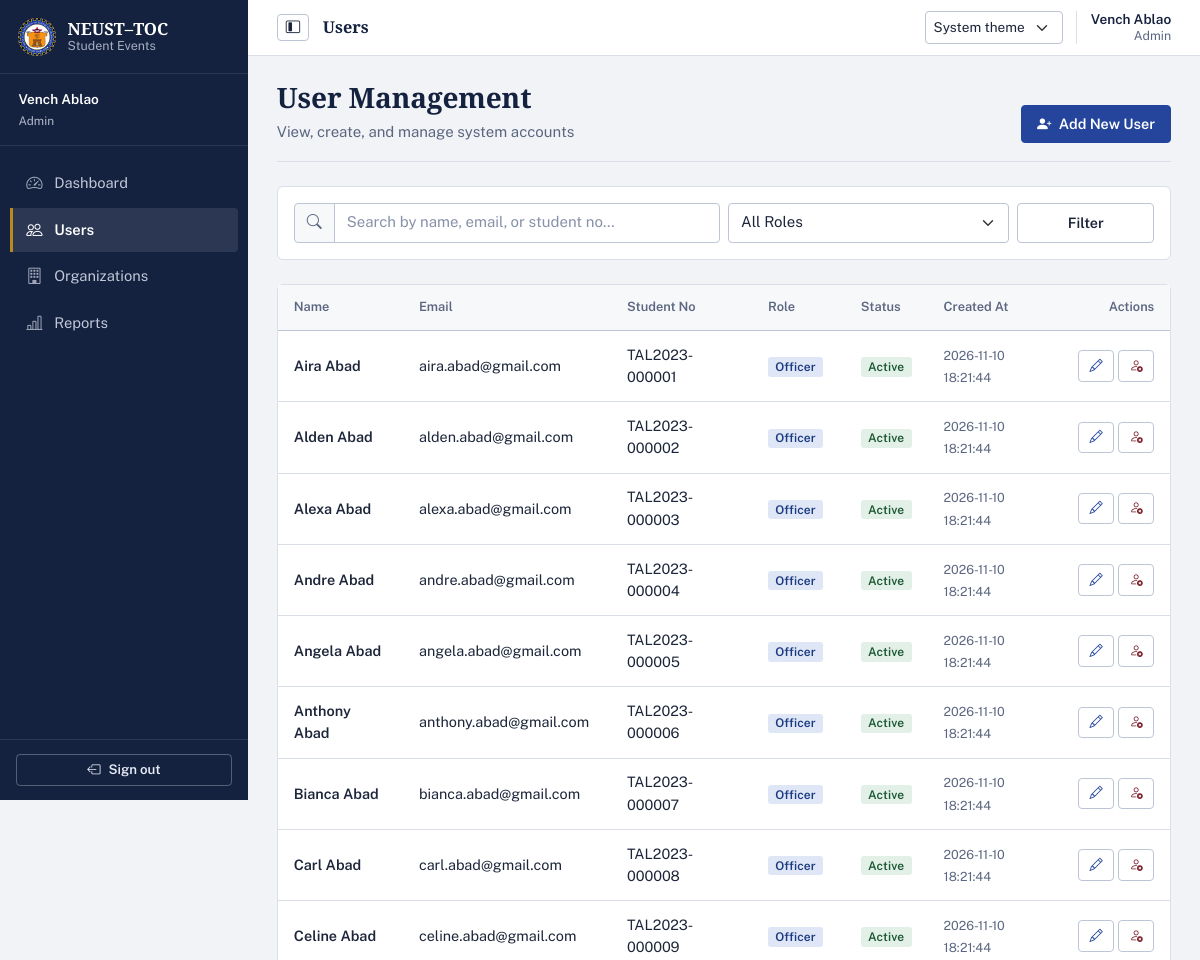
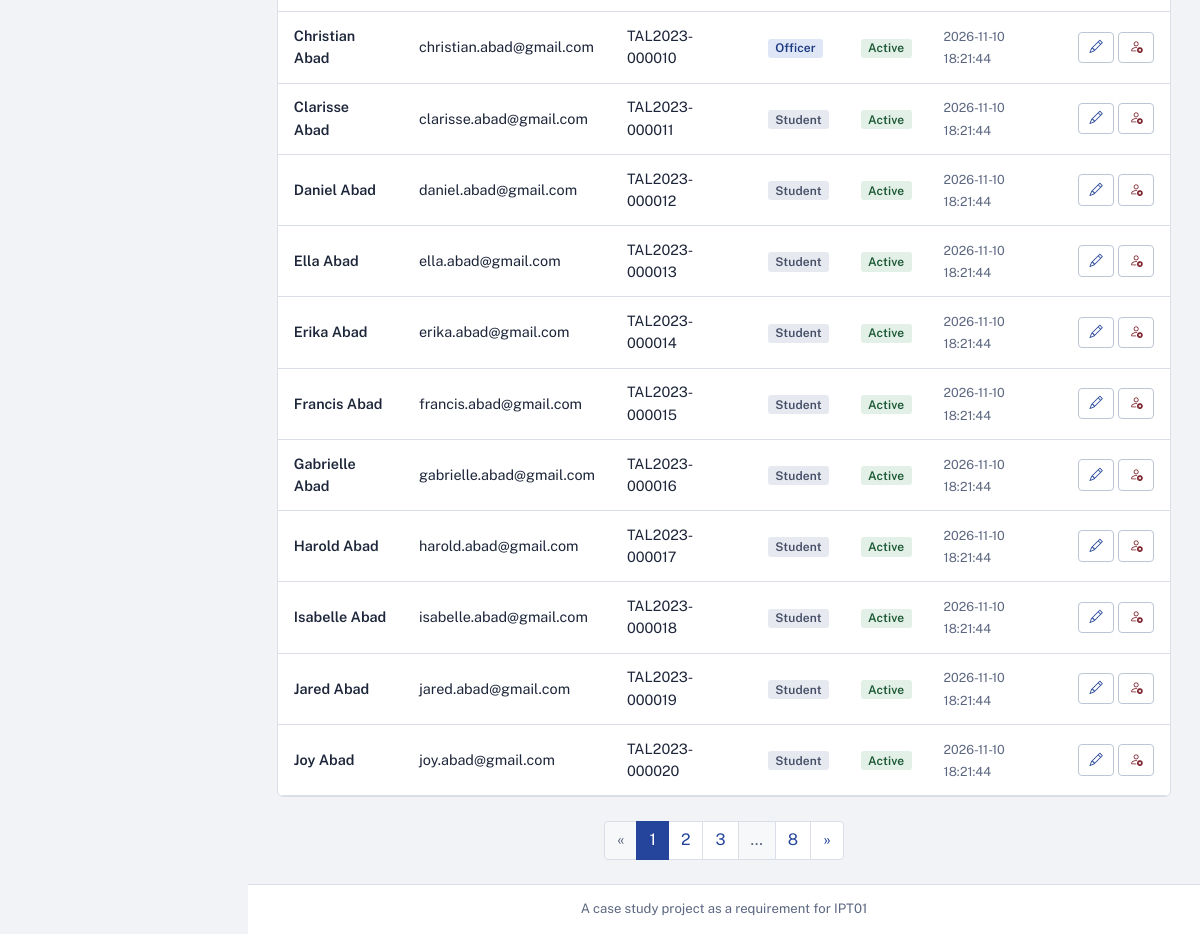
Page /admin/users (signed in) on the committed database (2 pictures, top to bottom).
### tables this page shows
CREATE TABLE users (
    user_id INTEGER PRIMARY KEY AUTOINCREMENT,
    student_no TEXT UNIQUE,
    full_name TEXT NOT NULL,
    email TEXT NOT NULL UNIQUE,
    password_hash TEXT NOT NULL,
    role TEXT NOT NULL CHECK(role IN ('admin', 'officer', 'student')),
    is_active INTEGER NOT NULL DEFAULT 1 CHECK(is_active IN (0, 1)),
    created_at TEXT NOT NULL DEFAULT (strftime('%Y-%m-%d %H:%M:%S', 'now', 'localtime'))
);

### admin_routes.py (the view)
@admin_bp.route('/users')
@admin_required
def users():
    db = get_db()
    search = request.args.get('search', '').strip()
    role_filter = request.args.get('role', '').strip()
    page = request.args.get('page', 1, type=int)
    per_page = 20
    users_list, total = auth_service.get_all_users(
        db,
        search=search or None,
        role=role_filter or None,
        page=page,
        per_page=per_page
    )
    total_pages = (total + per_page - 1) // per_page if total > 0 else 1
    return render_template(
        'admin/users.html',
        users=users_list,
        search=search,
        role_filter=role_filter,
        page=page,
        total_pages=total_pages,
        total=total
    )

### admin_routes.py (called while the page is built)
def admin_required(f):
    @wraps(f)
    def decorated_function(*args, **kwargs):
        if 'user_id' not in session:
            flash('Please log in to access this page.', 'warning')
            return redirect(url_for('auth.login'))
        if session.get('role') != 'admin':
            abort(403)
        db = get_db()
        user = auth_service.get_user_by_id(db, session['user_id'])
        if not user or not user['is_active']:
            session.clear()
            flash('Your account has been deactivated.', 'danger')
            return redirect(url_for('auth.login'))
        return f(*args, **kwargs)
    return decorated_function

### db.py (called while the page is built)
def get_db():
    if 'db' not in g:
        db_path = current_app.config.get('DATABASE', Config.DATABASE)
        g.db = sqlite3.connect(db_path)
        g.db.row_factory = sqlite3.Row
        g.db.execute('PRAGMA foreign_keys = ON')
    return g.db

### services/auth_service.py (called while the page is built)
def get_user_by_id(db, user_id):
    return db.execute('SELECT * FROM users WHERE user_id = ?', (user_id,)).fetchone()

### templates/admin/users.html (shortened to what this page needs)
{% extends "base.html" %}
{% block content %}
<div class="page-heading">
    <div>
        <h2 class="h3 mb-0">User Management</h2>
        <p class="text-muted mb-0">View, create, and manage system accounts</p>
    </div>
    <a href="{{ url_for('admin.user_new') }}" class="btn btn-primary">
        <i class="bi bi-person-plus-fill me-1"></i> Add New User
    </a>
</div>
<div class="card shadow-sm mb-4">
    <div class="card-body">
        <form method="GET" action="{{ url_for('admin.users') }}" class="row g-2">
            <div class="col-md-6">
                <div class="input-group">
                    <span class="input-group-text bg-white"><i class="bi bi-search"></i></span>
                    <input id="user-search" type="search" name="search" class="form-control" placeholder="Search by name, email, or student no..." value="{{ search }}">
                </div>
            </div>
            <div class="col-md-4">
                <select id="role-filter" name="role" class="form-select">
                    <option value="">All Roles</option>
                </select>
            </div>
            <div class="col-md-2 d-flex gap-2">
                <button type="submit" class="btn btn-secondary w-100">Filter</button>
            </div>
        </form>
    </div>
</div>
<div class="card shadow-sm">
    <div class="card-body p-0">
        {% if users %}
        <div class="table-responsive">
            <table class="table table-hover align-middle mb-0">
                <thead class="table-light">
                    <tr>
                        <th>Name</th>
                        <th>Email</th>
                        <th>Student No</th>
                        <th>Role</th>
                        <th>Status</th>
                        <th>Created At</th>
                        <th class="text-end">Actions</th>
                    </tr>
                </thead>
                <tbody>
                    {% for u in users %}
                    <tr>
                        <td class="fw-semibold">{{ u.full_name }}</td>
                        <td>{{ u.email }}</td>
                        <td>{{ u.student_no or '-' }}</td>
                        <td>
                            {% if u.role == 'admin' %}
                            <span class="badge bg-danger">Administrator</span>
                            {% elif u.role == 'officer' %}
                            <span class="badge bg-info text-dark">Officer</span>
                            {% else %}
                            <span class="badge bg-secondary">Student</span>
                            {% endif %}
                        </td>
                        <td>
                            {% if u.is_active %}
                            <span class="badge bg-success">Active</span>
                            {% else %}
                            <span class="badge bg-dark">Deactivated</span>
                            {% endif %}
                        </td>
                        <td><small class="text-muted">{{ u.created_at }}</small></td>
                        <td class="text-end">
                            <div class="d-inline-flex gap-1">
                                <a href="{{ url_for('admin.user_edit', user_id=u.user_id) }}" class="btn btn-sm btn-outline-primary" title="Edit User">
                                    <i class="bi bi-pencil"></i>
                                </a>
                                {% if u.user_id != session.user_id %}
                                    {% if u.is_active %}
                                    <form method="POST" action="{{ url_for('admin.user_deactivate', user_id=u.user_id) }}" class="d-inline">
                                        <button type="submit" class="btn btn-sm btn-outline-danger" title="Deactivate" data-confirm="Are you sure you want to deactivate {{ u.full_name }}?">
                                            <i class="bi bi-person-x"></i>
                                        </button>
                                    </form>
                                    {% endif %}
                                {% endif %}
                            </div>
                        </td>
                    </tr>
                    {% endfor %}
                </tbody>
            </table>
        </div>
        {% else %}
        <div class="text-center py-5 text-muted">
            <i class="bi bi-people fs-1 d-block mb-2"></i>
            No users match the search criteria.
        </div>
        {% endif %}
    </div>
</div>
{% include 'components/pagination.html' %}
{% endblock %}

### templates/base.html (shortened to what this page needs)
<!DOCTYPE html>
<html lang="en" data-bs-theme="light" data-theme-preference="system">
<head>
    <link href="https://cdn.jsdelivr.net/npm/bootstrap@5.3.2/dist/css/bootstrap.min.css" rel="stylesheet"
>
    <link rel="stylesheet" href="https://cdn.jsdelivr.net/npm/bootstrap-icons@1.11.3/font/bootstrap-icons.min.css">
    <link rel="stylesheet" href="{{ url_for('static', filename='css/style.css') }}">
</head>
<body>
    {% if current_user %}
    <aside class="sidebar" id="sidebar">
        <div class="sidebar-header">
            <a class="sidebar-brand" href="{{ url_for('index') }}" aria-label="NEUST–TOC Student Events home">
                <img src="{{ url_for('static', filename='images/logo.jpg') }}" alt="" class="sidebar-logo">
                <span class="sidebar-brand-copy">
                    <strong>NEUST–TOC</strong>
                    <small>Student Events</small>
                </span>
            </a>
        </div>
        <div class="sidebar-user">
            <div class="sidebar-user-copy">
                <div class="fw-semibold text-truncate">{{ current_user.full_name }}</div>
                <small class="text-capitalize opacity-75">{{ current_user.role }}</small>
            </div>
        </div>
        <nav class="sidebar-nav" aria-label="Main navigation">
            <ul class="nav flex-column">
                {% if session.role == 'admin' %}
                <li class="nav-item">
                    <a class="nav-link {% if request.endpoint == 'admin.dashboard' %}active{% endif %}"
                       aria-label="Dashboard"
                       href="{{ url_for('admin.dashboard') }}">
                        <i class="bi bi-speedometer2 me-2" aria-hidden="true"></i><span class="nav-label">Dashboard</span>
                    </a>
                </li>
                <li class="nav-item">
                    <a class="nav-link {% if request.endpoint and request.endpoint.startswith('admin.user') %}active{% endif %}"
                       {% if request.endpoint and request.endpoint.startswith('admin.user') %}aria-current="page"{% endif %}
                       aria-label="Users"
                       href="{{ url_for('admin.users') }}">
                        <i class="bi bi-people me-2" aria-hidden="true"></i><span class="nav-label">Users</span>
                    </a>
                </li>
                <li class="nav-item">
                    <a class="nav-link {% if request.endpoint and request.endpoint.startswith('admin.organization') %}active{% endif %}"
                       aria-label="Organizations"
                       href="{{ url_for('admin.organizations') }}">
                        <i class="bi bi-building me-2" aria-hidden="true"></i><span class="nav-label">Organizations</span>
                    </a>
                </li>
                <li class="nav-item">
                    <a class="nav-link {% if request.endpoint == 'admin.reports' %}active{% endif %}"
                       aria-label="Reports"
                       href="{{ url_for('admin.reports') }}">
                        <i class="bi bi-bar-chart-line me-2" aria-hidden="true"></i><span class="nav-label">Reports</span>
                    </a>
                </li>
                {% endif %}
            </ul>
        </nav>
        <div class="sidebar-footer">
            <form method="POST" action="{{ url_for('auth.logout') }}">
                <button type="submit" class="btn btn-outline-light btn-sm w-100" aria-label="Sign out">
                <i class="bi bi-box-arrow-left me-2" aria-hidden="true"></i><span class="nav-label">Sign out</span>
                </button>
            </form>
        </div>
    </aside>
    {% endif %}
    <main class="{{ 'main-content' if current_user else 'guest-content' }}">
        {% if current_user %}
        <header class="app-topbar">
            <div class="topbar-leading">
                <button class="btn btn-outline-secondary sidebar-toggle" type="button" id="sidebarToggle"
                        aria-label="Collapse navigation" aria-controls="sidebar" aria-expanded="true">
                    <i class="bi bi-layout-sidebar-inset" aria-hidden="true"></i>
                </button>
                <div class="topbar-breadcrumb">
                    <span class="topbar-current">
                        {{ request.endpoint.rsplit('.', 1)[-1]|replace('_', ' ')|title if request.endpoint else 'Home' }}
                    </span>
                </div>
            </div>
            <div class="topbar-actions">
                <select class="form-select form-select-sm theme-picker" id="themePicker" data-theme-picker>
                    <option value="system">System theme</option>
                </select>
                <span class="topbar-account d-none d-sm-flex">
                    <span class="topbar-account-name">{{ current_user.full_name }}</span>
                    <span class="topbar-account-role text-capitalize">{{ current_user.role }}</span>
                </span>
            </div>
        </header>
        {% endif %}
        <div class="{{ 'container-fluid py-4' if current_user else 'container' }}">
            {% block content %}{% endblock %}
        </div>
        {% if current_user %}
        <footer class="app-footer">
            <div class="container-fluid">
                <p class="mb-0 text-center text-muted small">
                    A case study project as a requirement for IPT01
                </p>
            </div>
        </footer>
        {% endif %}
    </main>
</body>
</html>

### rows in the picture
users: full_name "Vench Ablao", role "Admin"
users: full_name "Aira Abad", email "aira.abad@gmail.com", student_no "TAL2023-000001", role "Officer", is_active "Active", created_at "2026-11-10 18:21:44"
users: full_name "Alden Abad", email "alden.abad@gmail.com", student_no "TAL2023-000002", role "Officer", is_active "Active", created_at "2026-11-10 18:21:44"
users: full_name "Alexa Abad", email "alexa.abad@gmail.com", student_no "TAL2023-000003", role "Officer", is_active "Active", created_at "2026-11-10 18:21:44"
users: full_name "Andre Abad", email "andre.abad@gmail.com", student_no "TAL2023-000004", role "Officer", is_active "Active", created_at "2026-11-10 18:21:44"
users: full_name "Angela Abad", email "angela.abad@gmail.com", student_no "TAL2023-000005", role "Officer", is_active "Active", created_at "2026-11-10 18:21:44"
users: full_name "Anthony Abad", email "anthony.abad@gmail.com", student_no "TAL2023-000006", role "Officer", is_active "Active", created_at "2026-11-10 18:21:44"
users: full_name "Bianca Abad", email "bianca.abad@gmail.com", student_no "TAL2023-000007", role "Officer", is_active "Active", created_at "2026-11-10 18:21:44"
users: full_name "Carl Abad", email "carl.abad@gmail.com", student_no "TAL2023-000008", role "Officer", is_active "Active", created_at "2026-11-10 18:21:44"
users: full_name "Celine Abad", email "celine.abad@gmail.com", student_no "TAL2023-000009", role "Officer", is_active "Active", created_at "2026-11-10 18:21:44"
users: full_name "Christian Abad", email "christian.abad@gmail.com", student_no "TAL2023-000010", role "Officer", is_active "Active", created_at "2026-11-10 18:21:44"
users: full_name "Clarisse Abad", email "clarisse.abad@gmail.com", student_no "TAL2023-000011", role "Student", is_active "Active", created_at "2026-11-10 18:21:44"
users: full_name "Daniel Abad", email "daniel.abad@gmail.com", student_no "TAL2023-000012", role "Student", is_active "Active", created_at "2026-11-10 18:21:44"
users: full_name "Ella Abad", email "ella.abad@gmail.com", student_no "TAL2023-000013", role "Student", is_active "Active", created_at "2026-11-10 18:21:44"
users: full_name "Erika Abad", email "erika.abad@gmail.com", student_no "TAL2023-000014", role "Student", is_active "Active", created_at "2026-11-10 18:21:44"
users: full_name "Francis Abad", email "francis.abad@gmail.com", student_no "TAL2023-000015", role "Student", is_active "Active", created_at "2026-11-10 18:21:44"
users: full_name "Gabrielle Abad", email "gabrielle.abad@gmail.com", student_no "TAL2023-000016", role "Student", is_active "Active", created_at "2026-11-10 18:21:44"
users: full_name "Harold Abad", email "harold.abad@gmail.com", student_no "TAL2023-000017", role "Student", is_active "Active", created_at "2026-11-10 18:21:44"
users: full_name "Isabelle Abad", email "isabelle.abad@gmail.com", student_no "TAL2023-000018", role "Student", is_active "Active", created_at "2026-11-10 18:21:44"
users: full_name "Jared Abad", email "jared.abad@gmail.com", student_no "TAL2023-000019", role "Student", is_active "Active", created_at "2026-11-10 18:21:44"
users: full_name "Joy Abad", email "joy.abad@gmail.com", student_no "TAL2023-000020", role "Student", is_active "Active", created_at "2026-11-10 18:21:44"

### other values in the picture
{{ p }} "1" "2" "3"
{{ total_pages }} "8"
